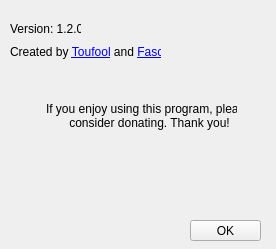
<?xml version="1.0" encoding="UTF-8"?>
<ui version="4.0">
 <class>aboutAutoSplitWidget</class>
 <widget class="QWidget" name="aboutAutoSplitWidget">
  <property name="geometry">
   <rect>
    <x>0</x>
    <y>0</y>
    <width>276</width>
    <height>249</height>
   </rect>
  </property>
  <property name="minimumSize">
   <size>
    <width>276</width>
    <height>249</height>
   </size>
  </property>
  <property name="maximumSize">
   <size>
    <width>276</width>
    <height>249</height>
   </size>
  </property>
  <property name="windowTitle">
   <string>About AutoSplit</string>
  </property>
  <property name="windowIcon">
   <iconset resource="resources.qrc">
    <normaloff>:/resources/icon.ico</normaloff>:/resources/icon.ico</iconset>
  </property>
  <widget class="QPushButton" name="okButton">
   <property name="geometry">
    <rect>
     <x>190</x>
     <y>220</y>
     <width>71</width>
     <height>21</height>
    </rect>
   </property>
   <property name="text">
    <string>OK</string>
   </property>
  </widget>
  <widget class="QLabel" name="createdbyLabel">
   <property name="geometry">
    <rect>
     <x>10</x>
     <y>44</y>
     <width>151</width>
     <height>16</height>
    </rect>
   </property>
   <property name="text">
    <string>&lt;html&gt;&lt;head/&gt;&lt;body&gt;&lt;p&gt;Created by &lt;a href=&quot;https://twitter.com/toufool&quot;&gt;&lt;span style=&quot; text-decoration: underline; color:#0000ff;&quot;&gt;Toufool&lt;/span&gt;&lt;/a&gt; and &lt;a href=&quot;https://twitter.com/faschz&quot;&gt;&lt;span style=&quot; text-decoration: underline; color:#0000ff;&quot;&gt;Faschz&lt;/span&gt;&lt;/a&gt;&lt;/p&gt;&lt;/body&gt;&lt;/html&gt;</string>
   </property>
  </widget>
  <widget class="QLabel" name="versionLabel">
   <property name="geometry">
    <rect>
     <x>10</x>
     <y>21</y>
     <width>71</width>
     <height>16</height>
    </rect>
   </property>
   <property name="text">
    <string>Version: 1.2.0</string>
   </property>
  </widget>
  <widget class="QLabel" name="donatetextLabel">
   <property name="geometry">
    <rect>
     <x>46</x>
     <y>95</y>
     <width>191</width>
     <height>41</height>
    </rect>
   </property>
   <property name="text">
    <string>If you enjoy using this program, please
       consider donating. Thank you!</string>
   </property>
  </widget>
  <widget class="QLabel" name="donatebuttonLabel">
   <property name="geometry">
    <rect>
     <x>52</x>
     <y>127</y>
     <width>171</width>
     <height>91</height>
    </rect>
   </property>
   <property name="text">
    <string>&lt;html&gt;&lt;head/&gt;&lt;body&gt;&lt;p&gt;&lt;a href=&quot;https://www.paypal.com/cgi-bin/webscr?cmd=_donations&amp;business=BYRHQG69YRHBA&amp;item_name=AutoSplit+development&amp;currency_code=USD&amp;source=url&quot;&gt;&lt;img src=&quot;:/resources/donatebutton.png&quot;/&gt;&lt;/p&gt;&lt;/body&gt;&lt;/html&gt;</string>
   </property>
   <property name="alignment">
    <set>Qt::AlignCenter</set>
   </property>
  </widget>
  <widget class="QLabel" name="iconLabel">
   <property name="geometry">
    <rect>
     <x>190</x>
     <y>17</y>
     <width>62</width>
     <height>71</height>
    </rect>
   </property>
   <property name="text">
    <string>&lt;html&gt;&lt;head/&gt;&lt;body&gt;&lt;p&gt;&lt;img src=&quot;:/resources/icon.ico&quot;/&gt;&lt;/p&gt;&lt;/body&gt;&lt;/html&gt;</string>
   </property>
  </widget>
 </widget>
 <resources>
  <include location="resources.qrc"/>
 </resources>
 <connections>
  <connection>
   <sender>okButton</sender>
   <signal>clicked()</signal>
   <receiver>aboutAutoSplitWidget</receiver>
   <slot>close()</slot>
   <hints>
    <hint type="sourcelabel">
     <x>225</x>
     <y>210</y>
    </hint>
    <hint type="destinationlabel">
     <x>153</x>
     <y>114</y>
    </hint>
   </hints>
  </connection>
 </connections>
</ui>
